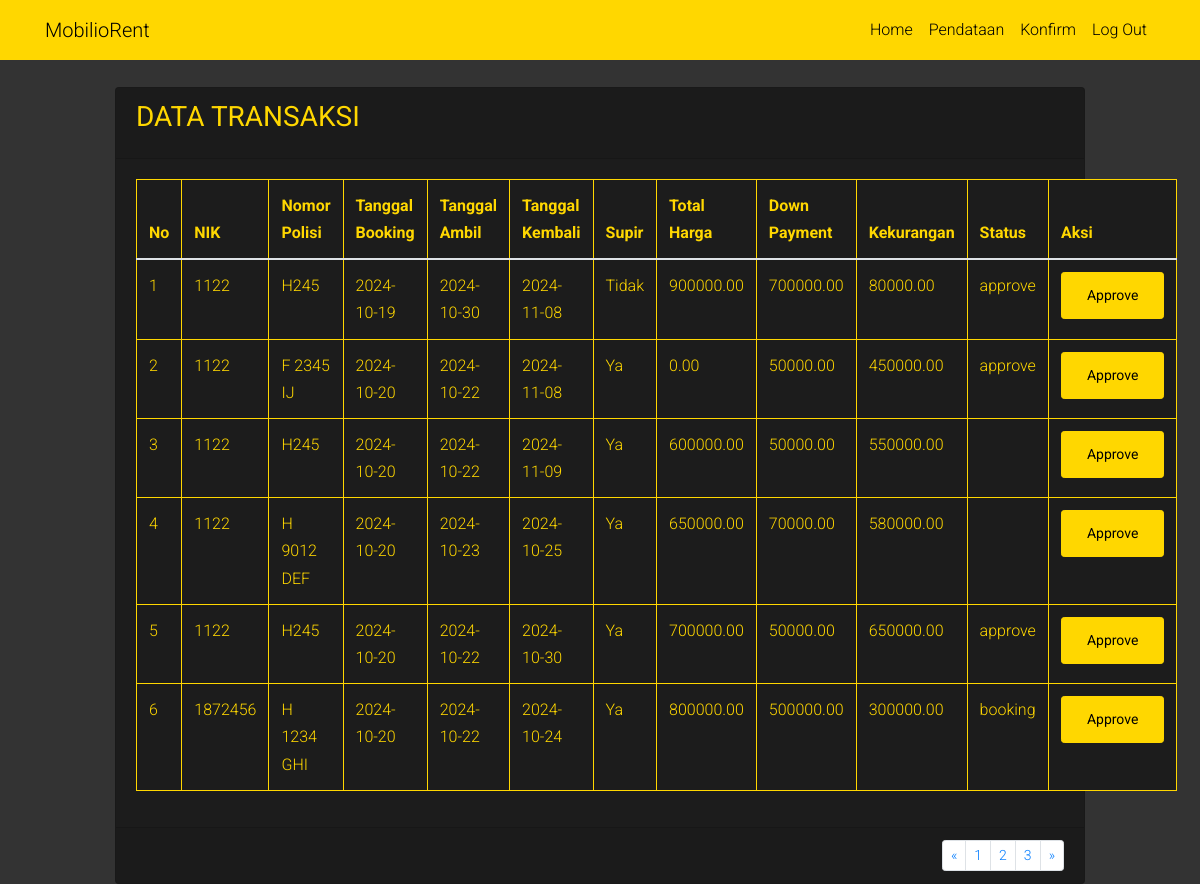
/tb_transaksi.php, run on the app's committed database.
### tables this page shows
CREATE TABLE IF NOT EXISTS `tb_transaksi` (
  `id_transaksi` int NOT NULL AUTO_INCREMENT,
  `nik` int NOT NULL,
  `nopol` varchar(10) NOT NULL,
  `tgl_booking` date NOT NULL,
  `tgl_ambil` date NOT NULL,
  `tgl_kembali` date NOT NULL,
  `supir` tinyint(1) NOT NULL,
  `total` decimal(10,2) NOT NULL,
  `downpayment` decimal(10,2) NOT NULL,
  `kekurangan` decimal(10,2) NOT NULL,
  `status` enum('booking','approve','ambil''kembali') NOT NULL,
  PRIMARY KEY (`id_transaksi`)
);

### tb_transaksi.php (the view, shortened to what this page needs)
<?php
$koneksi = new mysqli("localhost", "root", "", "rental");
$sql = "SELECT * FROM tb_transaksi";
$result = $koneksi->query($sql);
?>
<!DOCTYPE html>
<html lang="en">
<head>
  <link rel="stylesheet" href="fonts/icomoon/style.css">
  <link rel="stylesheet" href="css/bootstrap.min.css">
  <link rel="stylesheet" href="css/style.css">
</head>
<body>
<div class="wrapper">
  <nav class="navbar navbar-expand-lg">
    <div class="container">
      <a class="navbar-brand" href="#">
        <i class="fas fa-home"></i> MobilioRent
      </a>
      <div class="collapse navbar-collapse" id="navbarNav">
        <ul class="navbar-nav ml-auto">
          <li class="nav-item">
            <a class="nav-link" href="tb_mobil.php">Home</a>
          </li>
          <li class="nav-item">
            <a class="nav-link" href="form.php">Pendataan</a>
          </li>
          <li class="nav-item">
            <a class="nav-link" href="konfirm.php">Konfirm</a>
          </li>
          <li class="nav-item">
            <a class="nav-link" href="logout.php">Log Out</a>
          </li>
        </ul>
      </div>
    </div>
  </nav>
  <br>
  <section class="content">
    <div class="container-fluid">
      <div class="row justify-content-center">
        <div class="col-md-10">
          <div class="card card-primary">
            <div class="card-header">
              <h3 class="card-title"><strong>DATA TRANSAKSI</strong></h3>
            </div>
            <div class="card-body">
              <table class="table table-bordered">
                <thead>
                  <tr>
                    <th scope="col">No</th>
                    <th scope="col">NIK</th>
                    <th scope="col">Nomor Polisi</th>
                    <th scope="col">Tanggal Booking</th>
                    <th scope="col">Tanggal Ambil</th>
                    <th scope="col">Tanggal Kembali</th>
                    <th scope="col">Supir</th>
                    <th scope="col">Total Harga</th>
                    <th scope="col">Down Payment</th>
                    <th scope="col">Kekurangan</th>
                    <th scope="col">Status</th>
                    <th scope="col">Aksi</th>
                  </tr>
                </thead>
                <tbody>
                <?php
                if ($result->num_rows > 0) {
                    $no = 1;
                    while ($row = $result->fetch_assoc()) {
                        echo "<tr>
                                <td>{$no}</td>
                                <td>{$row['nik']}</td>
                                <td>{$row['nopol']}</td>
                                <td>{$row['tgl_booking']}</td>
                                <td>{$row['tgl_ambil']}</td>
                                <td>{$row['tgl_kembali']}</td>
                                <td>" . ($row['supir'] ? 'Ya' : 'Tidak') . "</td>
                                <td>{$row['total']}</td>
                                <td>{$row['downpayment']}</td>
                                <td>{$row['kekurangan']}</td>
                                <td>{$row['status']}</td>
                                <td>
                                  <a href='approve_booking.php?id={$row['id_transaksi']}' class='btn btn-primary btn-sm'>Approve</a>
                                </td>
                              </tr>";
                        $no++;
                    }
                } else {
                    echo "<tr><td colspan='12' class='text-center'>Tidak ada data transaksi</td></tr>";
                }
                ?>
                </tbody>
              </table>
            </div>
            <div class="card-footer clearfix">
              <ul class="pagination pagination-sm m-0 float-right">
                <li class="page-item"><a class="page-link" href="#">&laquo;</a></li>
                <li class="page-item"><a class="page-link" href="#">1</a></li>
                <li class="page-item"><a class="page-link" href="#">2</a></li>
                <li class="page-item"><a class="page-link" href="#">3</a></li>
                <li class="page-item"><a class="page-link" href="#">&raquo;</a></li>
              </ul>
            </div>
          </div>
        </div>
      </div>
    </div>
  </section>
</div>
</body>
</html>

### css/style.css (style rules this page uses)
html { overflow-x: hidden; }
body { line-height: 1.7; color: #364d59 !important; font-weight: 300; font-size: 1rem; background: #fff; }
a { -webkit-transition: .3s all ease; -o-transition: .3s all ease; transition: .3s all ease; text-decoration: none; }
h1, h2, h3, h4, h5, .h1, .h2, .h3, .h4, .h5 { font-weight: 300; color: #364d59; }
.btn.btn-primary { padding: 12px 25px; }

### tb_transaksi.php (style rules this page uses)
body { background-color: #333333; font-family: 'Roboto', sans-serif; }
.navbar { background-color: #FFD700; }
.navbar .nav-link, .navbar .navbar-brand { color: black; }
.card { background-color: #1c1c1c; color: #FFD700; }
.table-bordered { background-color: #1c1c1c; color: #FFD700; border-color: #FFD700; }
.table-bordered th, .table-bordered td { border: 1px solid #FFD700; }
.btn-primary { background-color: #FFD700; border-color: #FFD700; color: black; }
h3.card-title { color: #FFD700; }

### data on the page
tb_transaksi: nik "1122", nopol "H245", tgl_booking "2024-10-19", tgl_ambil "2024-10-30", tgl_kembali "2024-11-08", supir "Tidak", total "900000.00", downpayment "700000.00", kekurangan "80000.00", status "approve"
tb_transaksi: nik "1122", nopol "F 2345 IJ", tgl_booking "2024-10-20", tgl_ambil "2024-10-22", tgl_kembali "2024-11-08", supir "Ya", total "0.00", downpayment "50000.00", kekurangan "450000.00", status "approve"
tb_transaksi: nik "1122", nopol "H245", tgl_booking "2024-10-20", tgl_ambil "2024-10-22", tgl_kembali "2024-11-09", supir "Ya", total "600000.00", downpayment "50000.00", kekurangan "550000.00"
tb_transaksi: nik "1122", nopol "H 9012 DEF", tgl_booking "2024-10-20", tgl_ambil "2024-10-23", tgl_kembali "2024-10-25", supir "Ya", total "650000.00", downpayment "70000.00", kekurangan "580000.00"
tb_transaksi: nik "1122", nopol "H245", tgl_booking "2024-10-20", tgl_ambil "2024-10-22", tgl_kembali "2024-10-30", supir "Ya", total "700000.00", downpayment "50000.00", kekurangan "650000.00", status "approve"
tb_transaksi: nik "1872456", nopol "H 1234 GHI", tgl_booking "2024-10-20", tgl_ambil "2024-10-22", tgl_kembali "2024-10-24", supir "Ya", total "800000.00", downpayment "500000.00", kekurangan "300000.00", status "booking"
